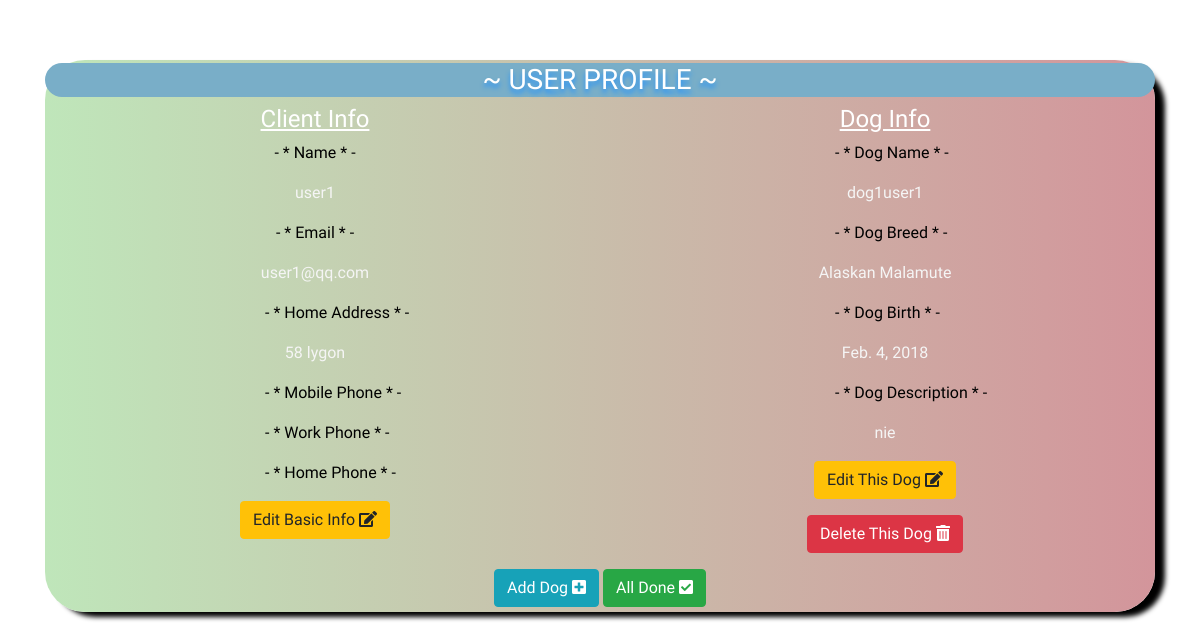
/accounts/4/, run on an earlier commit of the app's database.
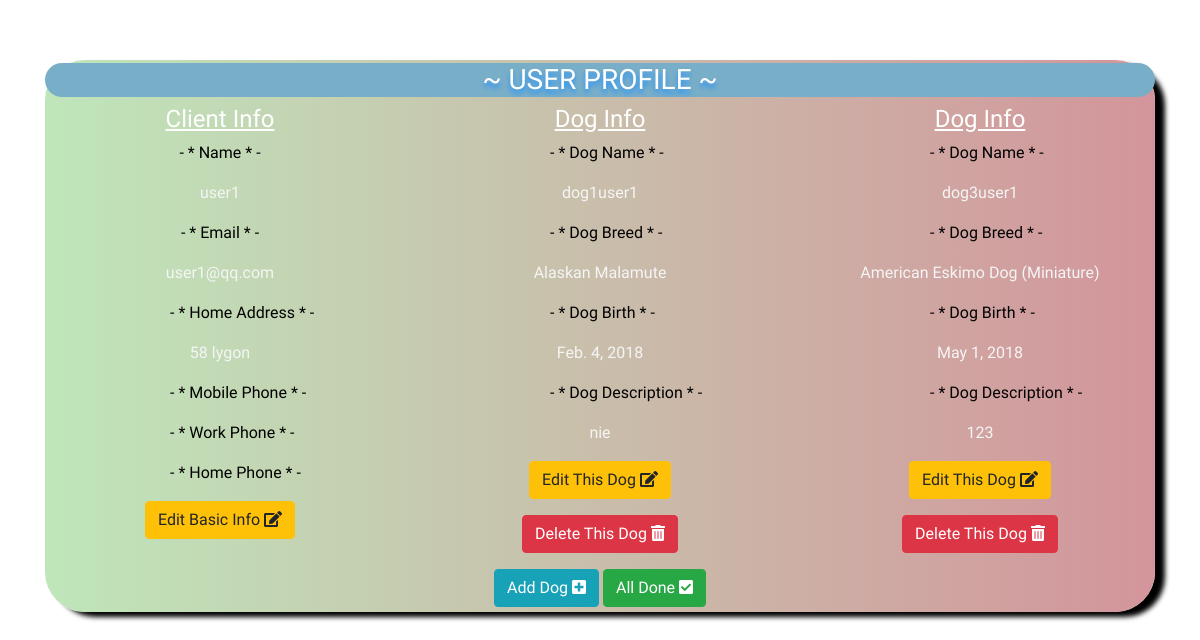
And on a later commit of the database.
### accounts/models.py (models this page shows, shortened)
class Client(models.Model):
    email = models.EmailField(blank=False, unique=True)
    password = models.CharField(max_length=50, blank=False)
    user_name = models.CharField(blank=True, max_length=50)
    home_address = models.CharField(blank=True, max_length=300)
    mobile_phone = PhoneNumberField(blank=True)
    work_phone = PhoneNumberField(blank=True)
    home_phone = PhoneNumberField(blank=True)

class Dog(models.Model):
    master = models.ForeignKey(Client, on_delete=models.CASCADE, related_name='dog_for_user')
    dog_name = models.CharField(max_length=50, blank=False)
    dog_breed = models.IntegerField(blank=False, choices=[
        (1, 'Affenpinscher'),
        (2, 'Afghan Hound'),
        (3, 'Airedale Terrier'),
        (4, 'Akita'),
        (5, 'Alaskan Malamute'),
        (6, 'American Cocker Spaniel'),
        (7, 'American Eskimo Dog (Miniature)'),
        (8, 'etc')
    ])
    dog_birth = models.DateField(null=True, blank=True)
    dog_description = models.CharField(blank=True, max_length=300)

### accounts/views.py (the view)
# urls.py: url(r"(?P<pk>[0-9]+)/$", views.UserDetailView.as_view(), name="profile"),
class UserDetailView(DetailView, LoginRequiredMixin):
    context_object_name = 'client_details'
    model = Client

### accounts/templates/accounts/client_detail.html (shortened to what this page needs)
{% extends "empty_base.html" %}
{% load staticfiles %}
{% block body_block %}
    <div id="main_window">
        <h3>~ User Profile ~</h3>
        <div class="row">
            <div class="col">
                <h4  style="text-decoration:underline">Client Info</h4>
                <p><nobr>- * Name * -</nobr></p>
                <p>{{ client_details.user_name }}</p>
                <p><nobr>- * Email * -</nobr></p>
                <p>{{ client_details.email }}</p>
                <p><nobr>- * Home Address * -</nobr></p>
                <p>{{ client_details.home_address }}</p>
                <p><nobr>- * Mobile Phone * -</nobr></p>
                <p><nobr>- * Work Phone * -</nobr></p>
                <p><nobr>- * Home Phone * -</nobr></p>
                <p><a class="btn btn-warning" href="{% url 'accounts:profile_update' pk=client_details.pk %}">Edit Basic Info <i class="fas fa-edit"></i></a></p>
            </div>
            {% for each_dog in client_details.dog_for_user.all %}
                <div class="col">
                    <h4 style="text-decoration:underline">Dog Info</h4>
                    <p><nobr>- * Dog Name * -</nobr></p>
                    <p>{{ each_dog.dog_name }}</p>
                    <p><nobr>- * Dog Breed * -</nobr></p>
                    <p>{{ each_dog.get_dog_breed_display }}</p>
                    <p><nobr>- * Dog Birth * -</nobr></p>
                    <p>{{ each_dog.dog_birth }}</p>
                    <p><nobr>- * Dog Description * -</nobr></p>
                    <p>{{ each_dog.dog_description }}</p>
                    <p><a class="btn btn-warning" href="{% url 'accounts:dog_update' pk=each_dog.pk %}">Edit This Dog <i class="fas fa-edit"></i></a></p>
                    <p>
                        <a class="btn btn-danger" href="{% url 'accounts:dog_delete' pk=client_details.pk dog_pk=each_dog.pk dogname=each_dog.dog_name%}">
                            Delete This Dog <i class="fas fa-trash-alt"></i>
                        </a>
                    </p>
                </div>
            {% endfor %}
        </div>
    <a href="{% url 'accounts:add_dog' pk=client_details.pk %}"><button class="btn btn-info">Add Dog <i class="fas fa-plus-square"></i></button></a>
    <a href="{% url 'accounts:login_home' %}"><button class="btn btn-success">All Done <i class="fas fa-check-square"></i></button></a>
    </div>
{% endblock %}

### templates/empty_base.html (shortened to what this page needs)
<!DOCTYPE html>
{% load staticfiles %}
<html>
<head>
    <link rel="stylesheet" href="https://use.fontawesome.com/releases/v5.0.10/css/all.css">
    <link rel="stylesheet" href="https://stackpath.bootstrapcdn.com/bootstrap/4.1.0/css/bootstrap.min.css">
    <link rel="stylesheet" type="text/css" href="{% static "css/pet_project.css" %}">
</head>
<body>
<div class="container">
    {% block body_block %}
    {% endblock %}
</div>
</body>
</html>

### static/css/pet_project.css (style rules this page uses)
body { background: url(https://www.brianfoxband.com/wp-content/uploads/2017/06/want-A-Pet-1.jpg); background-size: cover; background-position: center; background-repeat: no-repeat; color: white; font-family: 'Gugi', cursive; }
html { height: 100%; }
#main_window h3 { width: auto; border-radius: 100px; text-shadow: 0 4px 5px dodgerblue; text-transform: uppercase; background: #79aec8; }
button { border-radius: 100px; }
#main_window nobr { display: inline-block; text-align: center; width: 100px; color: black; }
#main_window p { color: whitesmoke; }
#main_window { border-radius: 40px; box-shadow: 10px 5px 5px black; padding-top: 3px; padding-bottom: 5px; width: auto; height: auto; margin: 60px auto; background: #D3959B; background: -webkit-linear-gradient(to right, #BFE6BA, #D3959B); background: linear-gradient(to right, #BFE6BA, #D3959B); text-align: center; }

What changed in the data, as far as the page shows it:
added Dog: dog_name "dog3user1", dog_breed "American Eskimo Dog (Miniature)", dog_birth "May 1, 2018", dog_description "123"
